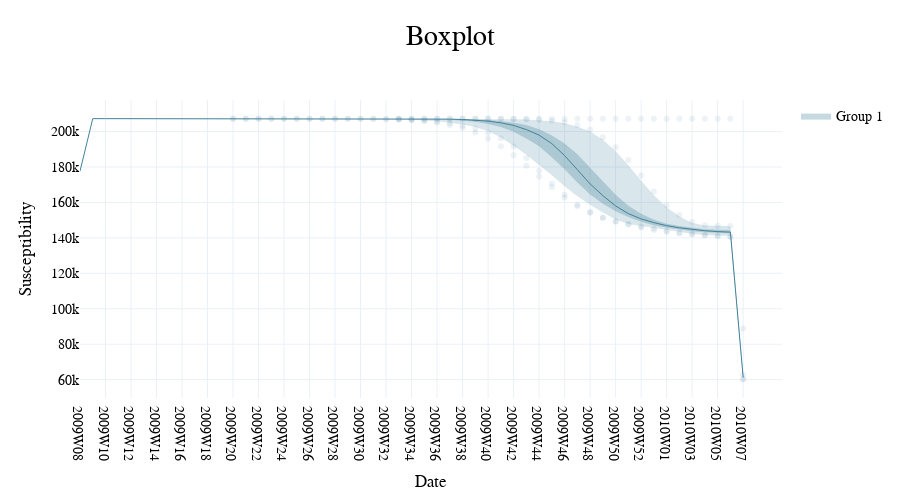

The notebook cell this image was saved under:
### Code cell
fig.update_layout(width=900, height=500, showlegend=True, font_family='PT Sans Narrow', title='Boxplot',)
fig

### Figure 1 — Plotly figure (JSON) as saved in the notebook; plotly's stock layout.template omitted (floating-point values rounded to 4 significant figures; data arrays with more than 128 entries replaced by an {"elided": "..."} marker saying what was removed)
{"data": [{"legendgroup": "1", "line": {"width": 0}, "marker": {"color": "#444"}, "mode": "lines", "name": "Minimum", "showlegend": false, "type": "scatter", "x": {"elided": "2239 str values"}, "y": {"elided": "2239 float values"}}, {"fill": "tonexty", "fillcolor": "rgba(66, 130, 153, 0.2)", "legendgroup": "1", "line": {"width": 0}, "marker": {"color": "#444"}, "mode": "lines", "name": "Middle 95.0%", "showlegend": false, "type": "scatter", "x": {"elided": "2239 str values"}, "y": {"elided": "2239 float values"}}, {"legendgroup": "1", "line": {"width": 0}, "marker": {"color": "#444"}, "mode": "lines", "name": "Minimum", "showlegend": false, "type": "scatter", "x": {"elided": "2239 str values"}, "y": {"elided": "2239 float values"}}, {"fill": "tonexty", "fillcolor": "rgba(66, 130, 153, 0.3)", "legendgroup": "1", "line": {"width": 0}, "marker": {"color": "#444"}, "mode": "lines", "name": "Group 1", "showlegend": true, "type": "scatter", "x": {"elided": "2239 str values"}, "y": {"elided": "2239 float values"}}, {"legendgroup": "1", "line": {"width": 1}, "marker": {"color": "rgba(66, 130, 153, 1)"}, "mode": "lines", "name": "Median", "showlegend": false, "type": "scatter", "x": {"elided": "2239 str values"}, "y": {"elided": "2239 float values"}}, {"legendgroup": "1", "marker": {"color": "rgba(66, 130, 153, 0.1)"}, "mode": "markers", "name": "Outlying Points", "showlegend": false, "type": "scatter", "x": {"elided": "138 str values"}, "y": {"elided": "138 int values"}}], "layout": {"font": {"family": "PT Sans Narrow"}, "height": 500, "showlegend": true, "title": {"text": "Boxplot"}, "width": 900, "xaxis": {"autorange": true, "range": [0, 55.04], "title": {"text": "Date"}, "type": "category"}, "yaxis": {"autorange": true, "range": [49700.0, 217800.0], "title": {"text": "Susceptibility"}, "type": "linear"}}}
